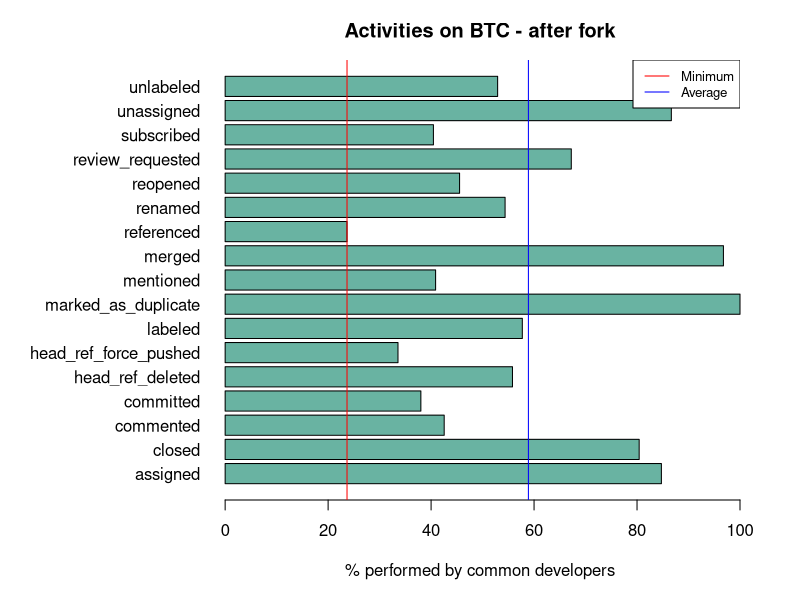
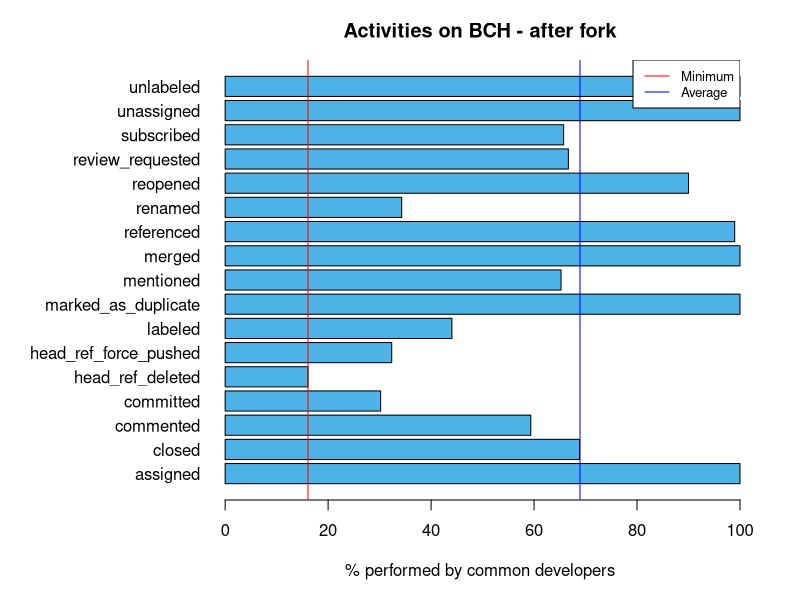
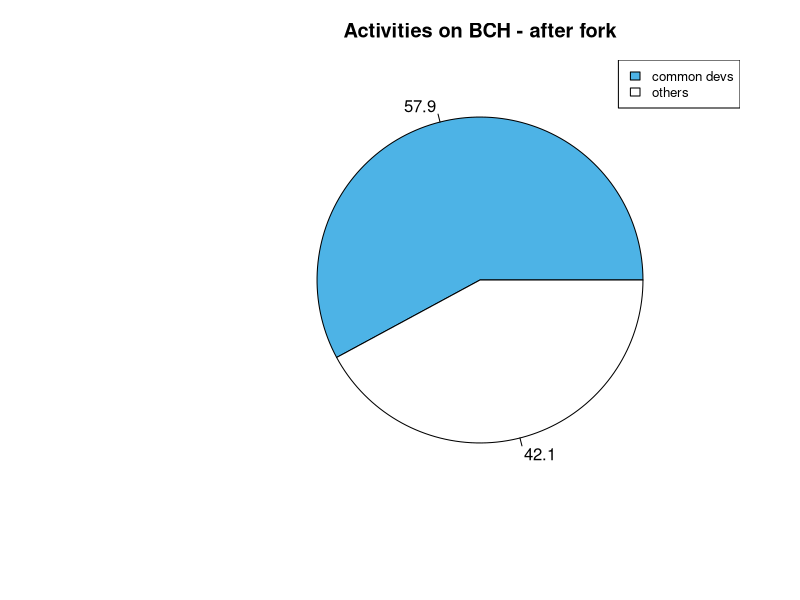
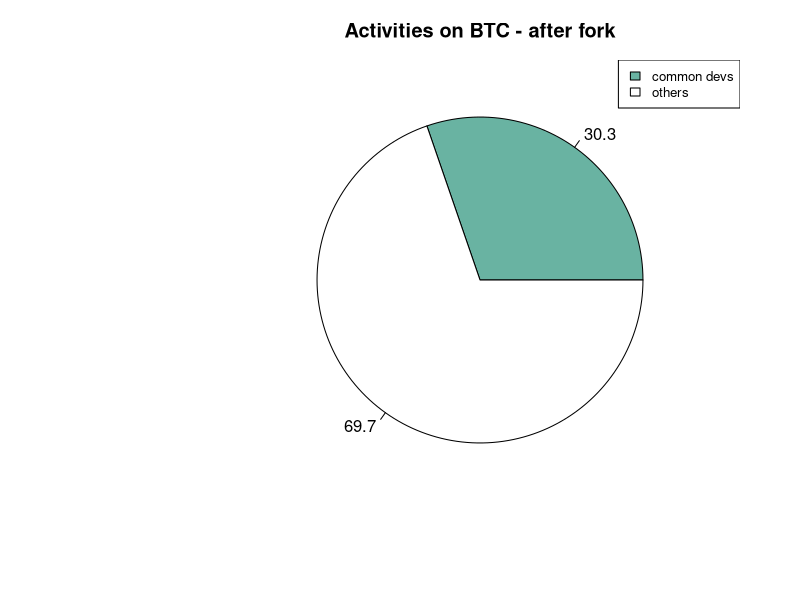

These figures' R source, in order:
getwd()

setwd("\\\\nash/mtec-home/spathiran/My Documents/Forking Data")

list.files()

at <- read.csv("activity_table.csv")

at_complete <- na.omit(at)[!(na.omit(at)$X %in% c("locked", "comment_deleted")), ]

row.names(at_complete)

#Barplot - BTC
par(mar=c(5, 11, 3, 3))
barplot(height=at_complete$common.devs.activity.on.Bitcoin.after.fork....of.all.activity.after.fork.*100, 
        names=at_complete$X, 
        xlab = "% performed by common developers",
        main = "Activities on BTC - after fork",
        col="#69b3a2", 
        horiz = TRUE, 
        las = 1)

# Add minimum line
abline(v = min(at_complete$common.devs.activity.on.Bitcoin.after.fork....of.all.activity.after.fork.*100), col = "red")

# Add average line
abline(v = mean(at_complete$common.devs.activity.on.Bitcoin.after.fork....of.all.activity.after.fork.*100), col = "blue")

# Add legend
legend("topright", legend=c("Minimum", "Average"), col=c("red", "blue"), lty=1, cex=0.8)


#Barplot - BCH
barplot(height=at_complete$common.devs.activity.on.Bitcoin.ABC....of.all.activity.*100, 
        names=at_complete$X, 
        xlab = "% performed by common developers",
        main = "Activities on BCH - after fork",
        col="#4DB3E6", 
        horiz = TRUE, 
        las = 1)

# Add minimum line
abline(v = min(at_complete$common.devs.activity.on.Bitcoin.ABC....of.all.activity.*100), col = "red")

# Add average line
abline(v = mean(at_complete$common.devs.activity.on.Bitcoin.ABC....of.all.activity.*100), col = "blue")

# Add legend
legend("topright", legend=c("Minimum", "Average"), col=c("red", "blue"), lty=1, cex=0.8)


# Pie chart - BCH
sum_bch_cd <- sum(at_complete$common.devs.activity.on.Bitcoin.ABC)
sum_bch_all <- sum(at_complete$all.activity.on.Bitcoin.ABC)
vec_bch <- c(sum_bch_cd, sum_bch_all - sum_bch_cd)
perc_vec_bch <- round(100*vec_bch/sum_bch_all, 1)
pie_labs <- c("common devs", "others")

pie(vec_bch, labels = perc_vec_bch,  main = "Activities on BCH - after fork", col = c("#4DB3E6", "white"))
legend("topright", pie_labs, cex = 0.8, fill = c("#4DB3E6", "white"))

# Pie charts - BTC
sum_btc_cd <- sum(at_complete$common.devs.activity.on.Bitcoin.after.fork)
sum_btc_all <- sum(at_complete$all.activity.on.Bitcoin)
vec_btc <- c(sum_btc_cd, sum_btc_all - sum_btc_cd)
perc_vec_btc <- round(100*vec_btc/sum_btc_all, 1)

pie(vec_btc, labels = perc_vec_btc,  main = "Activities on BTC - after fork", col = c("#69b3a2", "white"))
legend("topright", pie_labs, cex = 0.8, fill = c("#69b3a2", "white"))
